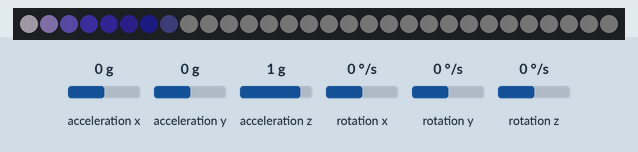
Bench run of a sketch on a simulated ATtiny85, built with avr-gcc and run on an emulated ATtiny85. On the bench: 30 RGB LEDs in strip order, left to right. The inputs (shaded band) are chosen by the test bench; at power-on: acceleration x 0 g, acceleration y 0 g, acceleration z 1 g, rotation x 0 °/s, rotation y 0 °/s, rotation z 0 °/s. Dim RGB values are drawn brighter than linear.

Above: at 1.2 s.
1.3 s: acceleration x set to -1.4 g
At 2.94 s:
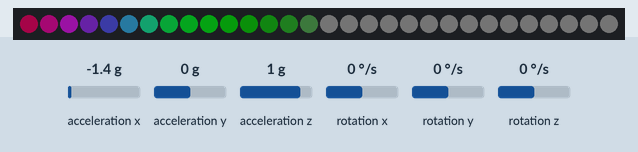
3.9 s: acceleration y set to -1.4 g
At 6.04 s:
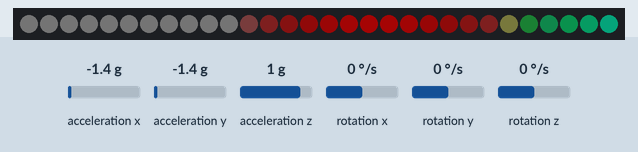
6.7 s: acceleration z set to -1.4 g
At 7.9 s:
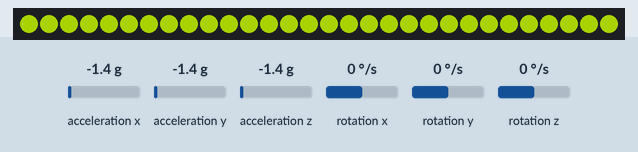
8.2 s: acceleration x set to -0.8 g
At 8.36 s:
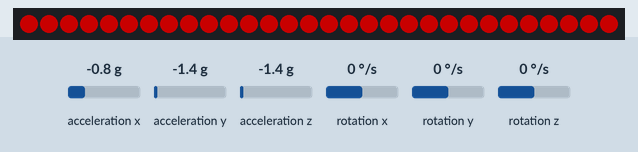
10.6 s: acceleration y set to 0 g
At 12.05 s:
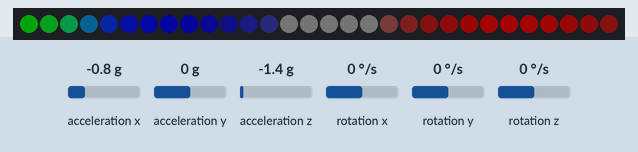
13.6 s: acceleration z set to 0 g
At 14.53 s:
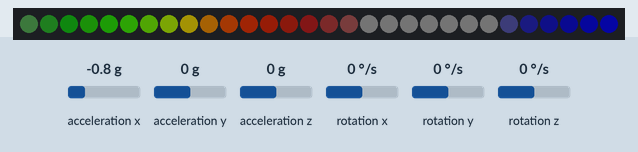
Timing chart, 0 to 16.6 s (numbered marks = the images above; inputs shaded):
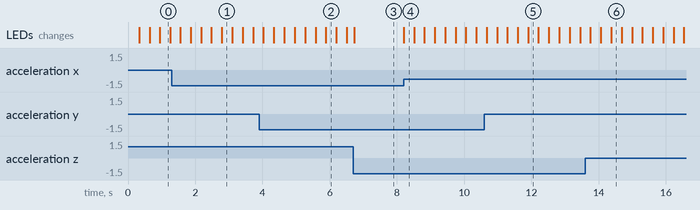

The sketch:

arco_chocalho_lights_digispark.ino
```cpp
// I2Cdev and MPU6050 must be installed as libraries, or else the .cpp/.h files
// for both classes must be in the include path of your project
#include "I2Cdev.h"
#include "MPU6050.h"
#include "Wire.h"

MPU6050 accelgyro;
bool lights = false;

// the real exponent function is too slow, so I created an approximation (only for x < 0)
float myexp(float x) {
  return (1.0/(1.0-(0.634-1.344*x)*x));
}

#include <WS2812.h>
#define PIXEL_PIN   4 // (pin 1)
#define NUMPIXELS   30
#define BRIGHTNESS  40
#define FOCUS       65
#define DELAY       3000
#define ALPHA 0
WS2812 LED(NUMPIXELS);
cRGB value;


void setup() {
    // join I2C bus (I2Cdev library doesn't do this automatically)
    Wire.begin();

    // initialize device
    accelgyro.initialize();

  // initialize LED strip
  LED.setOutput(PIXEL_PIN);
  LED.setColorOrderRGB();
}

long prev = 0;

void loop() {
    long t = millis();

    // these methods (and a few others) are also available
    int16_t ax, ay, az;
    accelgyro.getAcceleration(&ax, &ay, &az);

    float d = sqrt((ax/6000) * (ax/6000) + (ay/6000) * (ay/6000) + (az/6000) * (az/6000));


    if(d>5 && t-prev > 20){
      lights = true;
      prev = t;
    }
    else if(t-prev > 50){
      lights = false;
      prev = t;
    }

  float m = 94.68 + (float)t/DELAY;
  m = m - 42.5*cos(m/552.0) - 6.5*cos(m/142.0);

  // recalculate position of each spot (measured on a scale of 0 to 1)
  float posr = 0.5 + 0.55*sin(m*1.14);
  float posg = 0.5 + 0.55*sin(m*1.54);
  float posb = 0.5 + 0.55*sin(m*2.05);

  for (int i=0; i<NUMPIXELS; i++) {
    // pixel position on a scale from 0.0 to 1.0
    float ppos = (float)i / NUMPIXELS;

    // distance from this pixel to the center of each color spot
    float dr = ppos-posr;
    float dg = ppos-posg;
    float db = ppos-posb;

    if(lights){
      if(d<5.1){
        value.r = 100; // green
        value.g = 0;
        value.b = 0;
      }
      else if(d<6){ // yellow
        value.r = 100;
        value.g = 125;
        value.b = 0;
      }
      else{
        value.r = 0; // r= g
        value.g = 255; // g=r
        value.b = 0;
      }
      LED.set_crgb_at(i, value);
    }
    else{
      value.r = constrain(BRIGHTNESS*myexp(-FOCUS*dr*dr),1,BRIGHTNESS);
      value.g = constrain(BRIGHTNESS*myexp(-FOCUS*dg*dg),1,BRIGHTNESS);
      value.b = constrain(BRIGHTNESS*myexp(-FOCUS*db*db),1,BRIGHTNESS);
      LED.set_crgb_at(i, value);
    }
  }
  LED.sync();
  if(lights) delay(10);
  else delay(5);
}
```

Measured:
- after the input at 6.7 s, the LEDs: change at once (image 3)
- after the input at 8.2 s, the LEDs: change at once (image 4)
- after the input at 13.6 s, the LEDs: first differ from a run without the input after 0.78 s (image 6)
